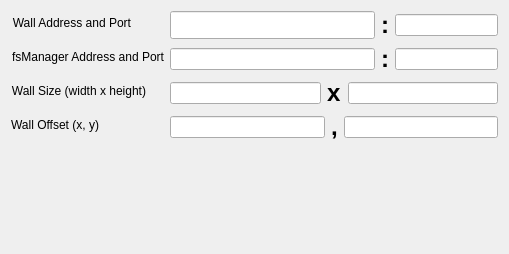
<?xml version="1.0" encoding="UTF-8"?>
<ui version="4.0">
 <class>GeneralSettingDialog</class>
 <widget class="QWidget" name="GeneralSettingDialog">
  <property name="geometry">
   <rect>
    <x>0</x>
    <y>0</y>
    <width>509</width>
    <height>254</height>
   </rect>
  </property>
  <property name="windowTitle">
   <string>Form</string>
  </property>
  <layout class="QFormLayout" name="formLayout">
   <item row="0" column="0">
    <widget class="QLabel" name="label">
     <property name="text">
      <string>Wall Address and Port</string>
     </property>
     <property name="alignment">
      <set>Qt::AlignRight|Qt::AlignTrailing|Qt::AlignVCenter</set>
     </property>
    </widget>
   </item>
   <item row="0" column="1">
    <layout class="QHBoxLayout" name="horizontalLayout" stretch="2,0,1">
     <item>
      <widget class="QLineEdit" name="wallIPLineEdit">
       <property name="sizePolicy">
        <sizepolicy hsizetype="Preferred" vsizetype="Preferred">
         <horstretch>0</horstretch>
         <verstretch>0</verstretch>
        </sizepolicy>
       </property>
       <property name="alignment">
        <set>Qt::AlignLeading|Qt::AlignLeft|Qt::AlignVCenter</set>
       </property>
      </widget>
     </item>
     <item>
      <widget class="QLabel" name="label_5">
       <property name="font">
        <font>
         <pointsize>18</pointsize>
         <weight>75</weight>
         <bold>true</bold>
        </font>
       </property>
       <property name="text">
        <string>:</string>
       </property>
      </widget>
     </item>
     <item>
      <widget class="QLineEdit" name="wallPortLineEdit"/>
     </item>
    </layout>
   </item>
   <item row="1" column="0">
    <widget class="QLabel" name="label_2">
     <property name="text">
      <string>fsManager Address and Port</string>
     </property>
     <property name="alignment">
      <set>Qt::AlignRight|Qt::AlignTrailing|Qt::AlignVCenter</set>
     </property>
    </widget>
   </item>
   <item row="1" column="1">
    <layout class="QHBoxLayout" name="horizontalLayout_2" stretch="2,0,1">
     <item>
      <widget class="QLineEdit" name="fsManagerIPLineEdit"/>
     </item>
     <item>
      <widget class="QLabel" name="label_6">
       <property name="font">
        <font>
         <pointsize>18</pointsize>
         <weight>75</weight>
         <bold>true</bold>
        </font>
       </property>
       <property name="text">
        <string>:</string>
       </property>
      </widget>
     </item>
     <item>
      <widget class="QLineEdit" name="fsManagerPortLineEdit"/>
     </item>
    </layout>
   </item>
   <item row="2" column="0">
    <widget class="QLabel" name="label_4">
     <property name="text">
      <string>Wall Size (width x height)</string>
     </property>
     <property name="alignment">
      <set>Qt::AlignRight|Qt::AlignTrailing|Qt::AlignVCenter</set>
     </property>
    </widget>
   </item>
   <item row="2" column="1">
    <layout class="QHBoxLayout" name="horizontalLayout_3" stretch="1,0,1">
     <item>
      <widget class="QLineEdit" name="widthLineEdit"/>
     </item>
     <item>
      <widget class="QLabel" name="label_7">
       <property name="font">
        <font>
         <pointsize>18</pointsize>
         <weight>75</weight>
         <bold>true</bold>
        </font>
       </property>
       <property name="text">
        <string>x</string>
       </property>
      </widget>
     </item>
     <item>
      <widget class="QLineEdit" name="heightLineEdit"/>
     </item>
    </layout>
   </item>
   <item row="3" column="0">
    <widget class="QLabel" name="label_3">
     <property name="text">
      <string>Wall Offset (x, y)</string>
     </property>
     <property name="alignment">
      <set>Qt::AlignRight|Qt::AlignTrailing|Qt::AlignVCenter</set>
     </property>
    </widget>
   </item>
   <item row="3" column="1">
    <layout class="QHBoxLayout" name="horizontalLayout_4" stretch="1,0,1">
     <item>
      <widget class="QLineEdit" name="offsetx"/>
     </item>
     <item>
      <widget class="QLabel" name="label_8">
       <property name="font">
        <font>
         <pointsize>18</pointsize>
         <weight>75</weight>
         <bold>true</bold>
        </font>
       </property>
       <property name="text">
        <string>,</string>
       </property>
      </widget>
     </item>
     <item>
      <widget class="QLineEdit" name="offsety"/>
     </item>
    </layout>
   </item>
  </layout>
 </widget>
 <resources/>
 <connections/>
</ui>
